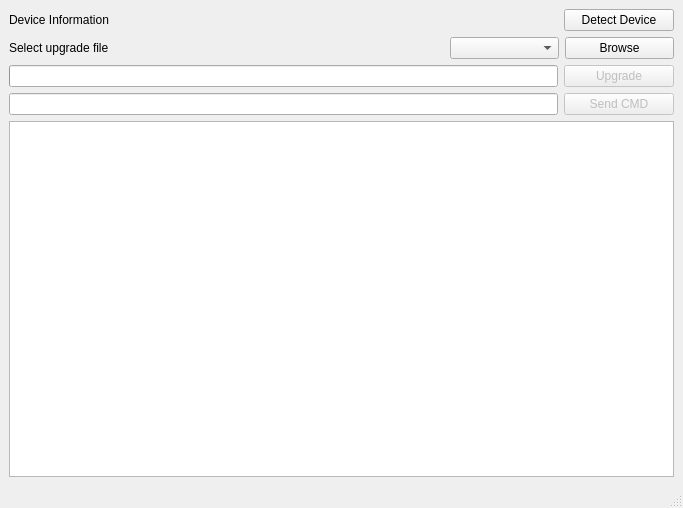
<?xml version="1.0" encoding="UTF-8"?>
<ui version="4.0">
 <class>MainWindow</class>
 <widget class="QMainWindow" name="MainWindow">
  <property name="geometry">
   <rect>
    <x>0</x>
    <y>0</y>
    <width>683</width>
    <height>508</height>
   </rect>
  </property>
  <property name="windowTitle">
   <string>MainWindow</string>
  </property>
  <widget class="QWidget" name="centralwidget">
   <layout class="QVBoxLayout" name="verticalLayout">
    <item>
     <layout class="QHBoxLayout" name="horizontalLayout_3" stretch="5,1">
      <item>
       <widget class="QLabel" name="device_label">
        <property name="text">
         <string>Device Information</string>
        </property>
       </widget>
      </item>
      <item>
       <widget class="QPushButton" name="detect_btn">
        <property name="text">
         <string>Detect Device</string>
        </property>
       </widget>
      </item>
     </layout>
    </item>
    <item>
     <layout class="QHBoxLayout" name="horizontalLayout" stretch="4,1,1">
      <item>
       <widget class="QLabel" name="select_file_label">
        <property name="text">
         <string>Select upgrade file</string>
        </property>
       </widget>
      </item>
      <item>
       <widget class="QComboBox" name="filetype_comboBox"/>
      </item>
      <item>
       <widget class="QPushButton" name="Browse_btn">
        <property name="text">
         <string>Browse</string>
        </property>
       </widget>
      </item>
     </layout>
    </item>
    <item>
     <layout class="QHBoxLayout" name="horizontalLayout_2" stretch="5,1">
      <item>
       <widget class="QProgressBar" name="upgrade_progressBar">
        <property name="value">
         <number>0</number>
        </property>
        <property name="textVisible">
         <bool>false</bool>
        </property>
       </widget>
      </item>
      <item>
       <widget class="QPushButton" name="Upgrade_btn">
        <property name="enabled">
         <bool>false</bool>
        </property>
        <property name="text">
         <string>Upgrade</string>
        </property>
       </widget>
      </item>
     </layout>
    </item>
    <item>
     <layout class="QHBoxLayout" name="horizontalLayout_4" stretch="5,1">
      <item>
       <widget class="QLineEdit" name="cmd_lineEdit"/>
      </item>
      <item>
       <widget class="QPushButton" name="cmd_send_btn">
        <property name="enabled">
         <bool>false</bool>
        </property>
        <property name="text">
         <string>Send CMD</string>
        </property>
       </widget>
      </item>
     </layout>
    </item>
    <item>
     <widget class="QTextBrowser" name="log_textBrowser"/>
    </item>
   </layout>
  </widget>
  <widget class="QMenuBar" name="menubar">
   <property name="geometry">
    <rect>
     <x>0</x>
     <y>0</y>
     <width>683</width>
     <height>23</height>
    </rect>
   </property>
  </widget>
  <widget class="QStatusBar" name="statusbar"/>
 </widget>
 <resources/>
 <connections/>
</ui>
